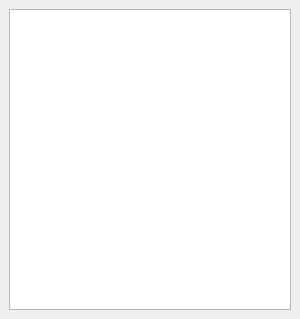
<ui version="4.0" >
 <class>List</class>
 <widget class="QWidget" name="widget" >
  <property name="geometry" >
   <rect>
    <x>0</x>
    <y>0</y>
    <width>300</width>
    <height>319</height>
   </rect>
  </property>
  <property name="windowTitle" >
   <string>Form</string>
  </property>
  <layout class="QGridLayout" >
   <property name="margin" >
    <number>9</number>
   </property>
   <property name="spacing" >
    <number>6</number>
   </property>
   <item row="0" column="0" >
    <widget class="QListView" name="list" />
   </item>
  </layout>
 </widget>
 <resources/>
 <connections/>
</ui>
